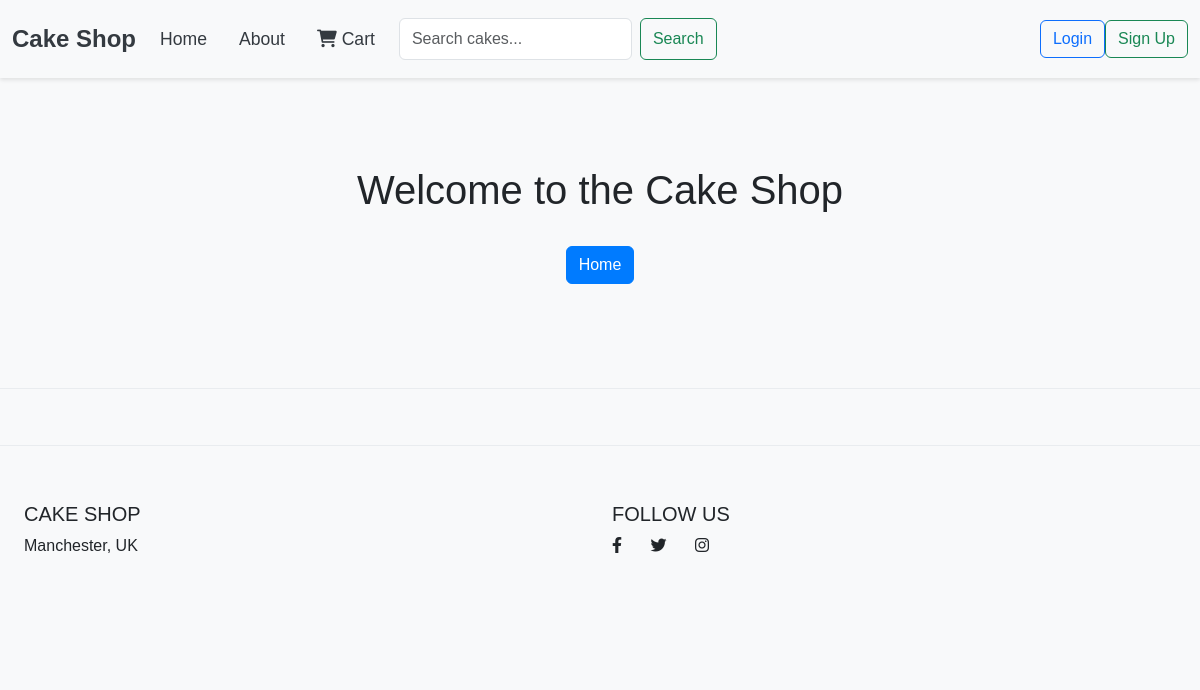
/shop/, run on an earlier commit of the app's database.
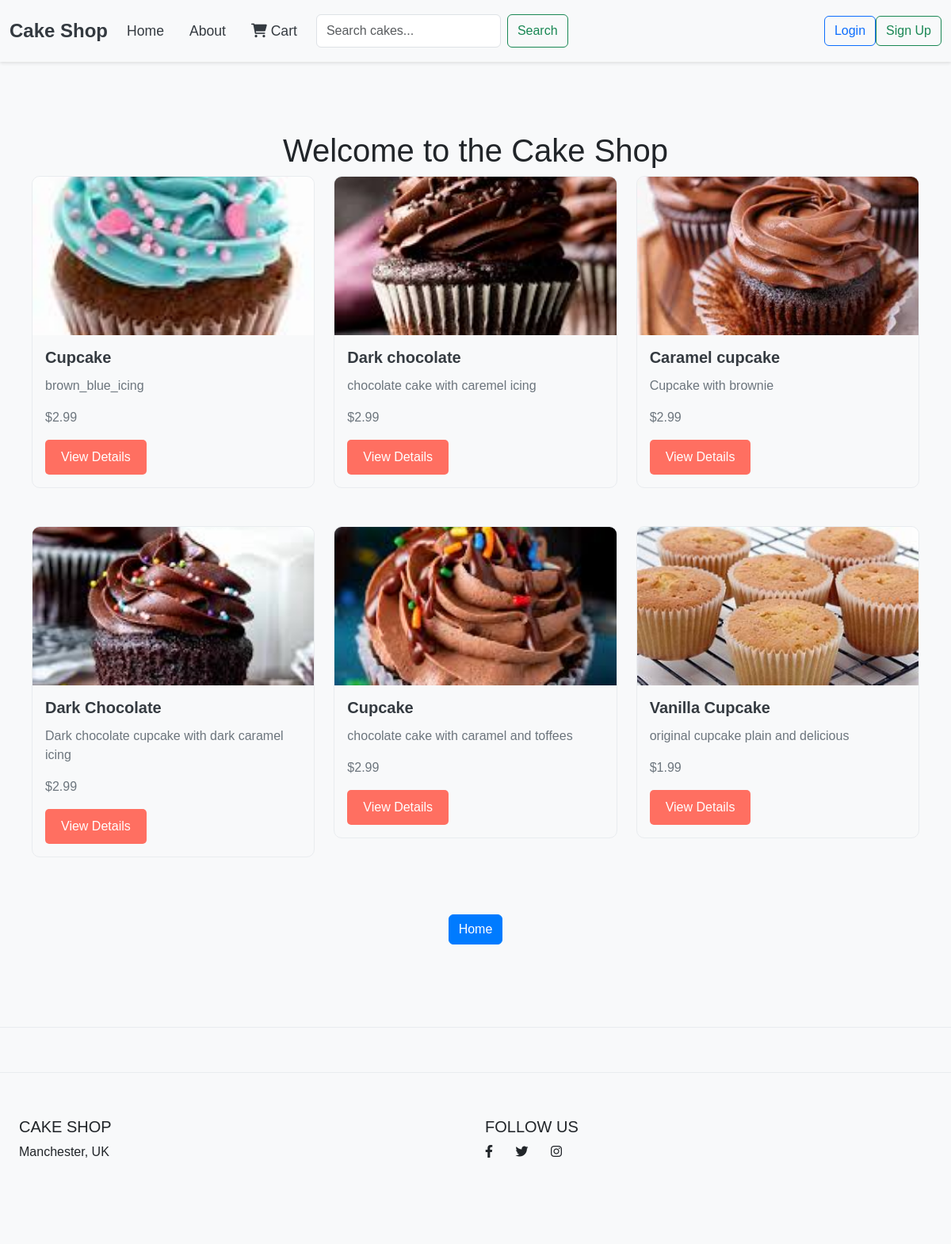
And on a later commit of the database.
### shop/models.py (models this page shows, shortened)
class Cake(models.Model):
    name = models.CharField(max_length=100)
    description = models.TextField()
    price = models.DecimalField(max_digits=10, decimal_places=2)
    category = models.ForeignKey(Category, on_delete=models.CASCADE)
    image = models.ImageField(upload_to='cakes/')

### shop/views.py (the view)
# urls.py: path('', views.index, name='index'),  # Home page
def index(request):
    cakes = Cake.objects.all()  # Fetch all cakes from the database
    return render(request, 'shop/index.html', {'cakes': cakes})

### shop/templates/shop/index.html
{% extends 'base.html' %}
{% block content %}
<div class="container mt-4">
    <h1 class="text-center">Welcome to the Cake Shop</h1>
    <div class="row">
        {% for cake in cakes %}
        <div class="col-md-4 mb-4">
            <div class="cake-card">
                <img src="{{ cake.image.url }}" alt="{{ cake.name }}" class="img-fluid">
                <div class="card-body">
                    <h5 class="card-title">{{ cake.name }}</h5>
                    <p class="card-text">{{ cake.description }}</p>
                    <p class="card-text">${{ cake.price }}</p>
                    <a href="{% url 'shop:cake_detail' cake.id %}" class="btn btn-custom">View Details</a>
                </div>
            </div>
        </div>
        {% endfor %}
    </div>
    <div class="text-center mt-4">
        <a href="{% url 'shop:index' %}" class="btn btn-primary">Home</a>
    </div>
</div>
{% endblock %}

### templates/base.html (shortened to what this page needs)
<!DOCTYPE html>
<html lang="en">
<head>
    <link href="https://cdn.jsdelivr.net/npm/bootstrap@5.3.0/dist/css/bootstrap.min.css" rel="stylesheet">
    <link href="https://cdnjs.cloudflare.com/ajax/libs/font-awesome/6.0.0-beta3/css/all.min.css" rel="stylesheet">
    {% load static %}
    <link rel="stylesheet" href="{% static 'css/style.css' %}">
</head>
<body>
    <header>
        {% include 'shop/navbar.html' %}
    </header>
    <main>
        <div class="container mt-4">
            {% block content %}
            {% endblock %}
        </div>
    </main>
    <footer>
        {% include 'shop/footer.html' %}
    </footer>
</body>
</html>

### shop/templates/shop/navbar.html (shortened to what this page needs)
<nav class="navbar navbar-expand-lg navbar-light bg-light">
    <div class="container-fluid">
        <a class="navbar-brand" href="{% url 'shop:index' %}">Cake Shop</a>
<div class="collapse navbar-collapse" id="navbarNav">
    <ul class="navbar-nav me-auto mb-2 mb-lg-0">
        <li class="nav-item">
            <a class="nav-link" href="{% url 'shop:index' %}">Home</a>
        </li>
        <li class="nav-item">
            <a class="nav-link" href="{% url 'shop:about' %}">About</a>
        </li>
        <li class="nav-item">
            <a class="nav-link" href="{% url 'cart:cart_detail' %}">
                <i class="fas fa-shopping-cart"></i> Cart
            </a>
        </li>
        <form class="d-flex" action="{% url 'shop:search' %}" method="GET">
            <input class="form-control me-2" type="search" name="q" placeholder="Search cakes..." aria-label="Search">
        <button class="btn btn-outline-success" type="submit">Search</button>
        </form>
    </ul>
</div>
            <div class="d-flex">
                {% if user.is_authenticated %}
                    <a href="{% url 'account_logout' %}" class="btn btn-outline-danger">Logout</a>
                {% else %}
                    <a href="{% url 'account_login' %}" class="btn btn-outline-primary">Login</a>
                    <a href="{% url 'account_signup' %}" class="btn btn-outline-success">Sign Up</a>
                {% endif %}
            </div>
        </div>
</nav>

### shop/templates/shop/footer.html
<footer class="bg-light text-center text-lg-start mt-4">
    <div class="container p-4">
    <div class="row">
    <div class="col-lg-6 col-md-12 mb-4 mb-md-0">
    <h5 class="text-uppercase">Cake Shop</h5>
    <p>Manchester, UK</p>
    </div>
    <div class="col-lg-6 col-md-12 mb-4 mb-md-0">
    <h5 class="text-uppercase">Follow Us</h5>
        <a href="https://facebook.com" class="me-4 text-reset"><i class="fab fa-facebook-f"></i></a>
        <a href="https://twitter.com" class="me-4 text-reset"><i class="fab fa-twitter"></i></a>
        <a href="https://instagram.com" class="me-4 text-reset"><i class="fab fa-instagram"></i></a>
            </div>
        </div>
    </div>
</footer>

### static/css/style.css (style rules this page uses)
body { font-family: Arial, sans-serif; background-color: #f8f9fa; margin: 0; padding: 0; }
.container { max-width: 1200px; margin: 0 auto; padding: 20px; }
.btn-primary { background-color: #007bff; border-color: #007bff; }
.navbar { box-shadow: 0 2px 4px rgba(0, 0, 0, 0.1); padding: 1rem 0; }
.navbar-brand { font-size: 1.5rem; font-weight: bold; color: #343a40 !important; }
.navbar-nav .nav-link { font-size: 1.1rem; color: #343a40 !important; margin-right: 1rem; }
footer { background-color: #f8f9fa; padding: 2rem 0; margin-top: 4rem; border-top: 1px solid #e9ecef; text-align: center; }
footer a { color: #6c757d; text-decoration: none; }
.btn-custom { background-color: #ff6f61; color: white; border: none; padding: 10px 20px; border-radius: 5px; transition: background-color 0.3s ease; }
.cake-card { border: 1px solid #e9ecef; border-radius: 10px; overflow: hidden; transition: transform 0.3s ease, box-shadow 0.3s ease; margin-bottom: 1.5rem; }
.cake-card img { width: 100%; height: 200px; object-fit: cover; }
.cake-card .card-body { padding: 1rem; }
.cake-card .card-title { font-size: 1.25rem; font-weight: bold; margin-bottom: 0.75rem; color: #343a40; }
.cake-card .card-text { color: #6c757d; margin-bottom: 1rem; }
.text-center { text-align: center; }
.mt-4 { margin-top: 1.5rem; }
.mb-4 { margin-bottom: 1.5rem; }

What changed in the data, as far as the page shows it:
added Cake: image (picture), name "Cupcake", description "brown_blue_icing", price "2.99"
added Cake: image (picture), name "Dark chocolate", description "chocolate cake with caremel icing", price "2.99"
added Cake: image (picture), name "Caramel cupcake", description "Cupcake with brownie", price "2.99"
added Cake: image (picture), name "Dark Chocolate", description "Dark chocolate cupcake with dark caramel icing", price "2.99"
added Cake: image (picture), name "Cupcake", description "chocolate cake with caramel and toffees", price "2.99"
added Cake: image (picture), name "Vanilla Cupcake", description "original cupcake plain and delicious", price "1.99"
